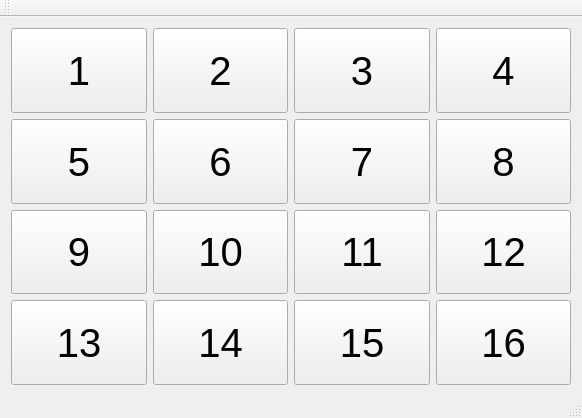
<?xml version="1.0" encoding="UTF-8"?>
<ui version="4.0">
 <class>Interface</class>
 <widget class="QMainWindow" name="Interface">
  <property name="enabled">
   <bool>true</bool>
  </property>
  <property name="geometry">
   <rect>
    <x>0</x>
    <y>0</y>
    <width>582</width>
    <height>418</height>
   </rect>
  </property>
  <property name="windowTitle">
   <string>Quebra-cabeca</string>
  </property>
  <widget class="QWidget" name="centralWidget">
   <layout class="QGridLayout" name="gridLayout">
    <item row="3" column="1">
     <widget class="QPushButton" name="b14">
      <property name="enabled">
       <bool>true</bool>
      </property>
      <property name="sizePolicy">
       <sizepolicy hsizetype="Preferred" vsizetype="Preferred">
        <horstretch>0</horstretch>
        <verstretch>0</verstretch>
       </sizepolicy>
      </property>
      <property name="font">
       <font>
        <pointsize>30</pointsize>
       </font>
      </property>
      <property name="text">
       <string>14</string>
      </property>
     </widget>
    </item>
    <item row="0" column="0">
     <widget class="QPushButton" name="b1">
      <property name="enabled">
       <bool>true</bool>
      </property>
      <property name="sizePolicy">
       <sizepolicy hsizetype="Preferred" vsizetype="Preferred">
        <horstretch>0</horstretch>
        <verstretch>0</verstretch>
       </sizepolicy>
      </property>
      <property name="font">
       <font>
        <pointsize>30</pointsize>
        <weight>50</weight>
        <bold>false</bold>
        <kerning>true</kerning>
       </font>
      </property>
      <property name="text">
       <string>1</string>
      </property>
     </widget>
    </item>
    <item row="0" column="1">
     <widget class="QPushButton" name="b2">
      <property name="sizePolicy">
       <sizepolicy hsizetype="Preferred" vsizetype="Preferred">
        <horstretch>0</horstretch>
        <verstretch>0</verstretch>
       </sizepolicy>
      </property>
      <property name="font">
       <font>
        <pointsize>30</pointsize>
       </font>
      </property>
      <property name="text">
       <string>2</string>
      </property>
     </widget>
    </item>
    <item row="0" column="2">
     <widget class="QPushButton" name="b3">
      <property name="sizePolicy">
       <sizepolicy hsizetype="Preferred" vsizetype="Preferred">
        <horstretch>0</horstretch>
        <verstretch>0</verstretch>
       </sizepolicy>
      </property>
      <property name="font">
       <font>
        <pointsize>30</pointsize>
       </font>
      </property>
      <property name="text">
       <string>3</string>
      </property>
     </widget>
    </item>
    <item row="1" column="0">
     <widget class="QPushButton" name="b5">
      <property name="sizePolicy">
       <sizepolicy hsizetype="Preferred" vsizetype="Preferred">
        <horstretch>0</horstretch>
        <verstretch>0</verstretch>
       </sizepolicy>
      </property>
      <property name="font">
       <font>
        <pointsize>30</pointsize>
       </font>
      </property>
      <property name="text">
       <string>5</string>
      </property>
     </widget>
    </item>
    <item row="0" column="3">
     <widget class="QPushButton" name="b4">
      <property name="sizePolicy">
       <sizepolicy hsizetype="Preferred" vsizetype="Preferred">
        <horstretch>0</horstretch>
        <verstretch>0</verstretch>
       </sizepolicy>
      </property>
      <property name="font">
       <font>
        <pointsize>30</pointsize>
       </font>
      </property>
      <property name="text">
       <string>4</string>
      </property>
     </widget>
    </item>
    <item row="1" column="2">
     <widget class="QPushButton" name="b7">
      <property name="sizePolicy">
       <sizepolicy hsizetype="Preferred" vsizetype="Preferred">
        <horstretch>0</horstretch>
        <verstretch>0</verstretch>
       </sizepolicy>
      </property>
      <property name="font">
       <font>
        <pointsize>30</pointsize>
       </font>
      </property>
      <property name="text">
       <string>7</string>
      </property>
     </widget>
    </item>
    <item row="1" column="1">
     <widget class="QPushButton" name="b6">
      <property name="sizePolicy">
       <sizepolicy hsizetype="Preferred" vsizetype="Preferred">
        <horstretch>0</horstretch>
        <verstretch>0</verstretch>
       </sizepolicy>
      </property>
      <property name="font">
       <font>
        <pointsize>30</pointsize>
       </font>
      </property>
      <property name="text">
       <string>6</string>
      </property>
     </widget>
    </item>
    <item row="1" column="3">
     <widget class="QPushButton" name="b8">
      <property name="sizePolicy">
       <sizepolicy hsizetype="Preferred" vsizetype="Preferred">
        <horstretch>0</horstretch>
        <verstretch>0</verstretch>
       </sizepolicy>
      </property>
      <property name="font">
       <font>
        <pointsize>30</pointsize>
       </font>
      </property>
      <property name="text">
       <string>8</string>
      </property>
     </widget>
    </item>
    <item row="2" column="0">
     <widget class="QPushButton" name="b9">
      <property name="sizePolicy">
       <sizepolicy hsizetype="Preferred" vsizetype="Preferred">
        <horstretch>0</horstretch>
        <verstretch>0</verstretch>
       </sizepolicy>
      </property>
      <property name="font">
       <font>
        <pointsize>30</pointsize>
       </font>
      </property>
      <property name="text">
       <string>9</string>
      </property>
     </widget>
    </item>
    <item row="2" column="3">
     <widget class="QPushButton" name="b12">
      <property name="enabled">
       <bool>true</bool>
      </property>
      <property name="sizePolicy">
       <sizepolicy hsizetype="Preferred" vsizetype="Preferred">
        <horstretch>0</horstretch>
        <verstretch>0</verstretch>
       </sizepolicy>
      </property>
      <property name="font">
       <font>
        <pointsize>30</pointsize>
       </font>
      </property>
      <property name="text">
       <string>12</string>
      </property>
     </widget>
    </item>
    <item row="3" column="0">
     <widget class="QPushButton" name="b13">
      <property name="enabled">
       <bool>true</bool>
      </property>
      <property name="sizePolicy">
       <sizepolicy hsizetype="Preferred" vsizetype="Preferred">
        <horstretch>0</horstretch>
        <verstretch>0</verstretch>
       </sizepolicy>
      </property>
      <property name="font">
       <font>
        <pointsize>30</pointsize>
       </font>
      </property>
      <property name="text">
       <string>13</string>
      </property>
     </widget>
    </item>
    <item row="2" column="2">
     <widget class="QPushButton" name="b11">
      <property name="enabled">
       <bool>true</bool>
      </property>
      <property name="sizePolicy">
       <sizepolicy hsizetype="Preferred" vsizetype="Preferred">
        <horstretch>0</horstretch>
        <verstretch>0</verstretch>
       </sizepolicy>
      </property>
      <property name="font">
       <font>
        <pointsize>30</pointsize>
       </font>
      </property>
      <property name="text">
       <string>11</string>
      </property>
     </widget>
    </item>
    <item row="2" column="1">
     <widget class="QPushButton" name="b10">
      <property name="enabled">
       <bool>true</bool>
      </property>
      <property name="sizePolicy">
       <sizepolicy hsizetype="Preferred" vsizetype="Preferred">
        <horstretch>0</horstretch>
        <verstretch>0</verstretch>
       </sizepolicy>
      </property>
      <property name="font">
       <font>
        <pointsize>30</pointsize>
       </font>
      </property>
      <property name="text">
       <string>10</string>
      </property>
     </widget>
    </item>
    <item row="3" column="3">
     <widget class="QPushButton" name="b16">
      <property name="sizePolicy">
       <sizepolicy hsizetype="Preferred" vsizetype="Preferred">
        <horstretch>0</horstretch>
        <verstretch>0</verstretch>
       </sizepolicy>
      </property>
      <property name="font">
       <font>
        <pointsize>30</pointsize>
       </font>
      </property>
      <property name="text">
       <string>16</string>
      </property>
     </widget>
    </item>
    <item row="3" column="2">
     <widget class="QPushButton" name="b15">
      <property name="enabled">
       <bool>true</bool>
      </property>
      <property name="sizePolicy">
       <sizepolicy hsizetype="Preferred" vsizetype="Preferred">
        <horstretch>0</horstretch>
        <verstretch>0</verstretch>
       </sizepolicy>
      </property>
      <property name="font">
       <font>
        <pointsize>30</pointsize>
       </font>
      </property>
      <property name="text">
       <string>15</string>
      </property>
     </widget>
    </item>
   </layout>
  </widget>
  <widget class="QToolBar" name="mainToolBar">
   <attribute name="toolBarArea">
    <enum>TopToolBarArea</enum>
   </attribute>
   <attribute name="toolBarBreak">
    <bool>false</bool>
   </attribute>
  </widget>
  <widget class="QStatusBar" name="statusBar"/>
 </widget>
 <layoutdefault spacing="6" margin="11"/>
 <resources/>
 <connections/>
</ui>
